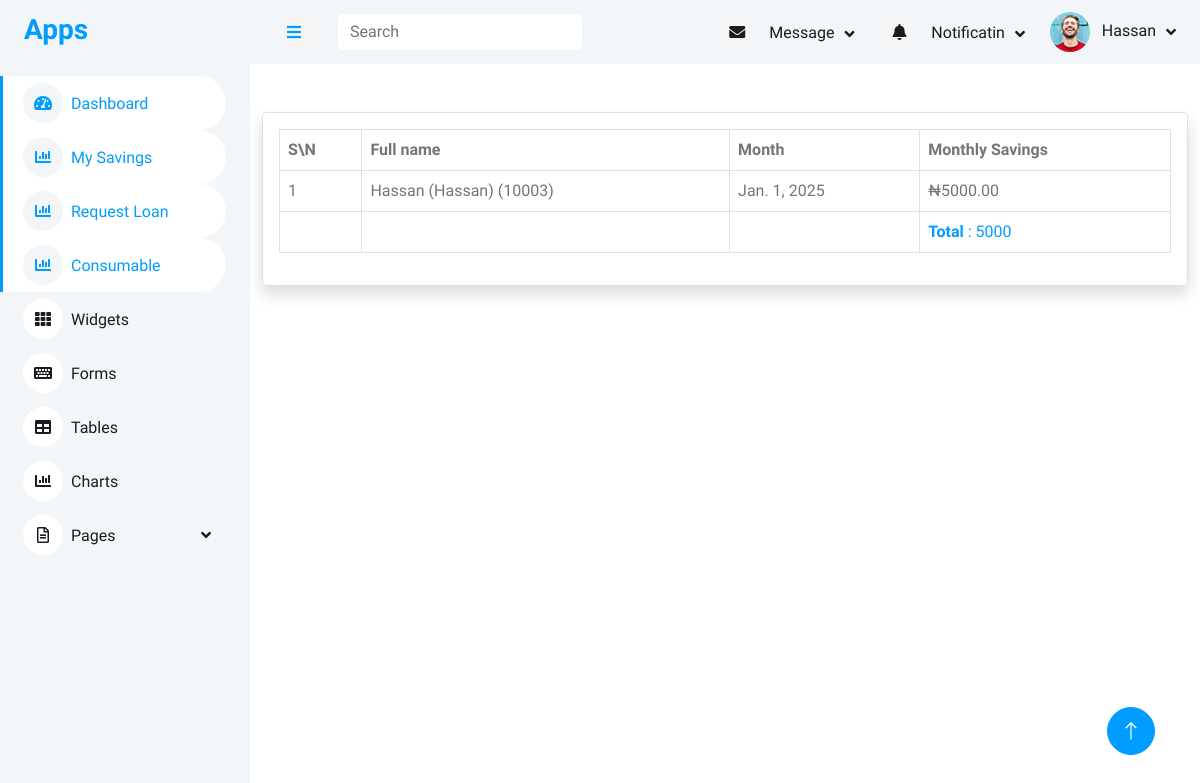
Screenshot of /member_savings (signed in) with the database file from the repository.
### accounts/models.py (models this page shows, shortened)
class User(AbstractUser):
    first_name = models.CharField(max_length=100)
    last_name = models.CharField(max_length=100)
    other_name = models.CharField(max_length=100)
    date_of_birth = models.DateField(blank=True,null=True)
    username = models.CharField(max_length=100, unique=True)
    department = models.CharField(max_length=100)
    unit = models.CharField(max_length=100)
    gender = models.ForeignKey(Gender, on_delete=models.CASCADE, blank=True, null=True)
    group = models.ForeignKey(UserGroup, on_delete=models.CASCADE, blank=True, null=True)
    marital_status = models.ForeignKey(MaritalStatus,on_delete=models.SET_NULL, null=True, blank=True)
    religion = models.ForeignKey(Religion, on_delete=models.SET_NULL, null=True, blank=True,)
    passport = models.ImageField(upload_to='passport', blank=True, null=True)
    member_number = models.CharField(max_length=100)
    def __str__(self):
        return f"{self.first_name} ({self.last_name})"

class Member(models.Model):
    member = models.OneToOneField(User, on_delete=models.SET_NULL, null=True, blank=True)
    ippis = models.IntegerField(unique=True)  # Required and unique
    total_savings = models.DecimalField(max_digits=12, decimal_places=2, blank=True, null=True)
    def __str__(self):
        return f"{self.member} ({self.ippis})"

### main/models.py (models this page shows, shortened)
class Savings(models.Model):
    member = models.ForeignKey(Member, on_delete=models.CASCADE)
    month = models.DateField(db_index=True)
    month_saving = models.DecimalField(max_digits=10, decimal_places=2)
    original_amount = models.DecimalField(max_digits=10, decimal_places=2, null=True, blank=True)
    date_created = models.DateTimeField(auto_now_add=True)
    class Meta:
        unique_together = ("member", "month")  # Prevents duplicates for the same month
    def __str__(self):
        return f"{self.member} - {self.month.strftime('%B %Y')}: ₦{self.month_saving}"

### memberapp/views.py (the view)
# urls.py: path('member_savings',views.member_savings,name='member_savings')
def member_savings(request):
    try:
        member = Member.objects.get(member=request.user)
    except Member.DoesNotExist:
        return redirect('login')
    savings = Savings.objects.filter(member=member)#.aggregate(
    total_savings = Savings.objects.filter(member=member).aggregate(
        total=Sum('month_saving')
    )['total'] or 0
    print(savings,'savings')
    return render(request, 'member/member_savings.html', {'savings': savings,'total_savings':total_savings})

### templates/member/member_savings.html
{% extends 'base/base.html' %}
{% block content %}
<div class="container mt-5 d-flex justify-content-center">
    <div class="col-md-12">
        <div class="card shadow col-md-12 ">
            <div class="card-body">
                  <div class="table-responsive">
                <table class="table  align-middle table-bordered table-hover">
                    <thead class="table-primary">
                <thead>
                    <th>S\N</th>
                    <th>Full name</th>
                    <th>Month</th>
                    <th>Monthly Savings</th>
                </thead>
                <tbody>
                    {% for m in savings %}
                    <tr>
                        <td>{{forloop.counter}}</td>
                        <td>{{m.member}}</td>
                        <td>{{m.month}}</td>
                        <td>₦{{m.month_saving}}</td>
                    </tr>
                    {% endfor %}
                    <tr>
                        <td></td>
                        <td></td>
                        <td></td>
                        <td class="text-primary"><b>Total</b> : {{total_savings}}</td>
                    </tr>
                </tbody>
            </table>
        </div>
            </div>
        </div>
    </div>
</div>
{% endblock content %}

### templates/include/navbar.html (shortened to what this page needs)
<nav class="navbar navbar-expand bg-light navbar-light sticky-top px-4 py-0">
    <a href="#" class="sidebar-toggler flex-shrink-0">
        <i class="fa fa-bars"></i>
    </a>
    <form method="get" action="{% url 'search_member' %}" class="d-none d-md-flex ms-4">
        <input class="form-control border-0" name="search_term" type="search" placeholder="Search">
    </form>
    <div class="navbar-nav align-items-center ms-auto">
        <div class="nav-item dropdown">
            <a href="#" class="nav-link dropdown-toggle" data-bs-toggle="dropdown">
                <i class="fa fa-envelope me-lg-2"></i>
                <span class="d-none d-lg-inline-flex">Message</span>
            </a>
        </div>
        <div class="nav-item dropdown">
            <a href="#" class="nav-link dropdown-toggle" data-bs-toggle="dropdown">
                <i class="fa fa-bell me-lg-2"></i>
                <span class="d-none d-lg-inline-flex">Notificatin</span>
            </a>
        </div>
        <div class="nav-item dropdown">
            <a href="#" class="nav-link dropdown-toggle" data-bs-toggle="dropdown">
                <img class="rounded-circle me-lg-2" src="/static/img/user.jpg" alt=""
                    style="width: 40px; height: 40px;">
                <span class="d-none d-lg-inline-flex">{{request.user.first_name}}</span>
            </a>
        </div>
    </div>
</nav>

### static/css/style.css (style rules this page uses)
:root { --primary: #009CFF; --light: #F3F6F9; --dark: #191C24; }
.content .navbar .navbar-nav .nav-link { margin-left: 25px; padding: 12px 0; color: var(--dark); outline: none; }
.content .navbar .sidebar-toggler, .content .navbar .navbar-nav .nav-link i { width: 40px; height: 40px; display: inline-flex; align-items: center; justify-content: center; background: #f5f5f5; border-radius: 40px; }
.content .navbar .dropdown-toggle::after { margin-left: 6px; vertical-align: middle; border: none; content: "\f107"; font-family: "Font Awesome 5 Free"; font-weight: 900; transition: .5s; }

### rows the page displays
User: user.first_name "Hassan"
Savings: member "Hassan (Hassan) (10003)", month "Jan. 1, 2025", month_saving "5000.00"

### other values shown
{{ total_savings }} "5000"
